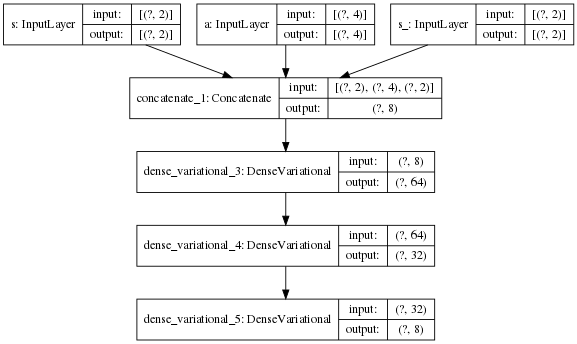

Python code for this plot:
import tensorflow as tf
import numpy as np
from tensorflow.python.keras.optimizer_v2.learning_rate_schedule import ExponentialDecay
from tensorflow.python.keras.utils.losses_utils import ReductionV2

from rltl.utils.bayesian.dense_variational import DenseVariational

print("tf.executing_eagerly()={}".format(tf.executing_eagerly()))

CLASSIFIER = "classifier"
BAYESIAN_CLASSIFIER = "bayesian_classifier"


def show_schedule(type, params):
    schedule = create_schedule(type, params)
    y = []
    n = 100000
    for step in range(n):
        y.append(schedule(step))
    import matplotlib.pyplot as plt
    plt.plot(range(n), y)
    plt.show()


def create_schedule(type, params):
    if type == "ExponentialDecay":
        schedule = ExponentialDecay.from_config(params)

    else:
        raise Exception("Unknown type of learning schedule: {}".format(type))
    return schedule


def optimizer(type, params,show_schedule=False):
    if "learning_rate" in params and isinstance(params["learning_rate"], dict):
        params_lr = params["learning_rate"]
        params["learning_rate"] = create_schedule(params_lr["type"], params_lr["params"])
        if show_schedule:
            show_schedule(params_lr["type"], params_lr["params"])
    if type == "adam":
        opti = tf.keras.optimizers.Adam(**params)
    elif type == "rms":
        opti = tf.keras.optimizers.RMSprop(**params)
    else:
        raise Exception()
    return opti


def create_model(config, action_size, obs_size, plot_model=True):
    s = tf.keras.layers.Input(shape=[obs_size, ], name='s')
    a = tf.keras.layers.Input(shape=[action_size, ], name='a')
    s_ = tf.keras.layers.Input(shape=[obs_size, ], name='s_')
    r_ = tf.keras.layers.Input(shape=[1, ], name='r_')
    inputs = [s, a]

    if config["type"] == BAYESIAN_CLASSIFIER:
        prior_params = config["prior_params"]

        kl_weight = config["kl_weight"]

    if config["model_key"] == "reward":
        inputs.append(r_)
    elif config["model_key"] == "dynamics":
        inputs.append(s_)
    else:
        raise Exception()
    x = tf.keras.layers.concatenate(inputs)

    for i_layer, layer in enumerate(config["hidden_layers"]):
        DV_or_D, layer = layer
        if DV_or_D == "Dense":
            l = tf.keras.layers.Dense(layer, activation=config["activation"])
            x = l(x)
            if config["batch_norm"]:
                x = tf.keras.layers.BatchNormalization()(x)
            if "dropout" in config:
                if config["dropout"] > 0:
                    x = tf.keras.layers.Dropout(config["dropout"])(x)
        elif DV_or_D == "DenseVariational":
            l = DenseVariational(units=layer,
                                 activation=config["activation"],
                                 kl_weight=kl_weight,
                                 prior_sigma_1=prior_params["prior_sigma_1"],
                                 prior_sigma_2=prior_params["prior_sigma_2"],
                                 prior_pi=prior_params["prior_pi"]
                                 )
            # init_sigma=config["init_sigma"])
            x = l(x)
        else:
            raise Exception()

    out_size = config["e_size"]
    if config["output_layers"] == "Dense":
        source_classification = tf.keras.layers.Dense(out_size, activation="softmax")(x)
    elif config["output_layers"] == "DenseVariational":
        source_classification = DenseVariational(
            units=out_size,
            activation="softmax",
            kl_weight=kl_weight,
            prior_sigma_1=prior_params["prior_sigma_1"],
            prior_sigma_2=prior_params["prior_sigma_2"],
            prior_pi=prior_params["prior_pi"]
        )(x)
    else:
        raise Exception()
    model = tf.keras.Model(inputs=inputs, outputs=source_classification)
    if plot_model:
        tf.keras.utils.plot_model(model, show_shapes=True, dpi=64, to_file="classifier.png")
    return model


def create_indices_for_factorize(e):
    rangee = tf.expand_dims(tf.range(0, e.shape[0], delta=1, dtype=tf.int64, name='range'), axis=1)
    e_real = tf.expand_dims(e, axis=1)
    indices = tf.concat((rangee, e_real), axis=1)
    return indices


def create_sparse_E(e, gan_config):
    indices = create_indices_for_factorize(e)
    values = tf.constant(1, shape=(e.shape[0],), dtype=tf.float32)
    dense_shape = (e.shape[0], gan_config["e_size"])
    E = tf.sparse.SparseTensor(
        indices=indices,
        values=values,
        dense_shape=dense_shape
    )
    return tf.sparse.reorder(E)


cross_entropy = tf.keras.losses.CategoricalCrossentropy(reduction=ReductionV2.SUM_OVER_BATCH_SIZE)


def loss_function(e, model_ouput, config):
    output_label = tf.sparse.to_dense(create_sparse_E(e, config))

    if config["type"] == CLASSIFIER:
        loss = cross_entropy(output_label, model_ouput)
    elif config["type"] == BAYESIAN_CLASSIFIER:
        # if "use_keras_loss_for_BNN" in config and config["use_keras_loss_for_BNN"]:
        loss = cross_entropy(output_label, model_ouput)
        # else:
        #     loss = DenseVariational.cross_entropy_negative_log_likelihood(clip=config["clip"])(output_label,model_ouput)
    else:
        raise Exception("unkown type {}".format(config["type"]))

    info = {
        "loss": loss.numpy(),
    }
    return loss, info


def train(train_ds, test_ds, model, optimiser, config, log_folder, stop,
          interval_eval_epoch, callback=None, verbose=True):
    if config["batch_size"] == "max":
        batch_size = len(list(train_ds))
    else:
        batch_size = int(config["batch_size"])
    minibatches = train_ds.batch(batch_size)

    all_train_samples = train_ds.batch(len(list(train_ds)))
    all_tests_samples = test_ds.batch(len(list(test_ds)))

    plots, writers = create_plots_and_writers(log_folder)
    done = False
    epoch = 0
    while not done:
        done = perform_an_epoch(plots=plots, writers=writers, epoch=epoch,
                                minibatches=minibatches,
                                model=model, optimiser=optimiser,
                                config=config, stop=stop, callback=callback,
                                verbose=verbose, interval_eval_epoch=interval_eval_epoch,
                                all_tests_samples=all_tests_samples,
                                all_train_samples=all_train_samples)
        epoch += 1


def create_plots_and_writers(log_folder):
    plots = {
        "testing_loss": "training & testing",
        "debug_loss": "training & testing",
        "training_loss": "training & testing",
        "loss (minibatches)": "training & testing",
    }
    writers = {}
    for metric, _ in plots.items():
        writers[metric] = tf.summary.create_file_writer(str(log_folder / metric))

    writers["weights"] = tf.summary.create_file_writer(str(log_folder / "weights"))
    # writers["loss (minibatches)"] = tf.summary.create_file_writer(str(log_folder / "loss (minibatches)"))
    return plots, writers


def gradient_step(s, a, r_, s_, e, optimiser, NN, config):
    a = tf.cast(a, tf.float32)
    s = tf.cast(s, tf.float32)
    s_ = tf.cast(s_, tf.float32)
    r_ = tf.cast(r_, tf.float32)
    e = tf.cast(e, tf.int64)
    if config["model_key"] == "reward":
        real_out = r_
        real_out = tf.reshape(real_out, (-1, 1))

    elif config["model_key"] == "dynamics":
        real_out = s_
    else:
        raise Exception()

    with tf.GradientTape() as tape:
        output = NN([s, a, real_out], training=True)
        loss, info = loss_function(
            e=e,
            model_ouput=output,
            config=config)
    gradients = tape.gradient(loss, NN.trainable_variables)
    optimiser.apply_gradients(zip(gradients, NN.trainable_variables))
    return loss


def perform_an_epoch(plots, writers,
                     epoch, minibatches,
                     model, optimiser,
                     config,
                     all_tests_samples,
                     all_train_samples,
                     interval_eval_epoch,
                     stop, callback=None, verbose=True,
                     ):
    done = False
    isnan = False

    for n_minibatch, (s, a, r_, s_, e, _) in minibatches.enumerate():
        loss = gradient_step(s, a, r_, s_,
                             e=e,
                             optimiser=optimiser,
                             NN=model,
                             config=config)
        if n_minibatch % 100 == 0:
            print("[EPOCH={}][MINIBATCH={}][STEP={}] loss={}".format(epoch, n_minibatch,
                                                                     n_minibatch + len(list(minibatches)) * epoch,
                                                                     loss))

        with writers["loss (minibatches)"].as_default():
            tf.summary.scalar("training & testing", data=loss, step=epoch)  # n_minibatch + len(minibatches) * epoch)

    info = {
        "training_loss": None,
        "testing_loss": None
    }

    if interval_eval_epoch is not None and epoch % interval_eval_epoch == 0:
        print("EPOCH={}".format(epoch))

        for ds, str_loss in [(all_train_samples, "training_loss"), (all_tests_samples, "testing_loss")]:
            for n_minibatch, (s, a, r_, s_, e, _) in enumerate(ds):
                if n_minibatch > 0:
                    raise Exception("Should be only one batch when evaluating the network")
                a = tf.cast(a, tf.float32)
                s = tf.cast(s, tf.float32)
                e = tf.cast(e, tf.int64)
                inputs = [s, a]

                if config["model_key"] == "reward":
                    r_ = tf.cast(r_, tf.float32)
                    r_or_s = r_
                    r_or_s = tf.reshape(r_or_s, (-1, 1))
                elif config["model_key"] == "dynamics":
                    s_ = tf.cast(s_, tf.float32)
                    r_or_s = s_
                else:
                    raise Exception()

                inputs.append(r_or_s)
                output = model(inputs, training="training" in config and config["training"])
                t_loss, _ = loss_function(e, output, config)
                info[str_loss] = t_loss.numpy()

        for k, v in info.items():
            with writers[k].as_default():
                tf.summary.scalar(str(plots[k]), data=v, step=epoch)

        if "testing_loss_treshold" in stop:
            if info["testing_loss"] < stop["testing_loss_treshold"]:
                done = True
        if "training_loss_treshold" in stop:
            if info["training_loss"] < stop["training_loss_treshold"]:
                done = True
        done = done or isnan

        with writers["weights"].as_default():
            for v in model.trainable_variables:
                tf.summary.histogram(v.name, data=v, step=epoch)

    if callback:
        callback(epoch, verbose, info["training_loss"], info["testing_loss"])

    if "max_epochs" in stop:
        if epoch > stop["max_epochs"]:
            done = True

    return done
